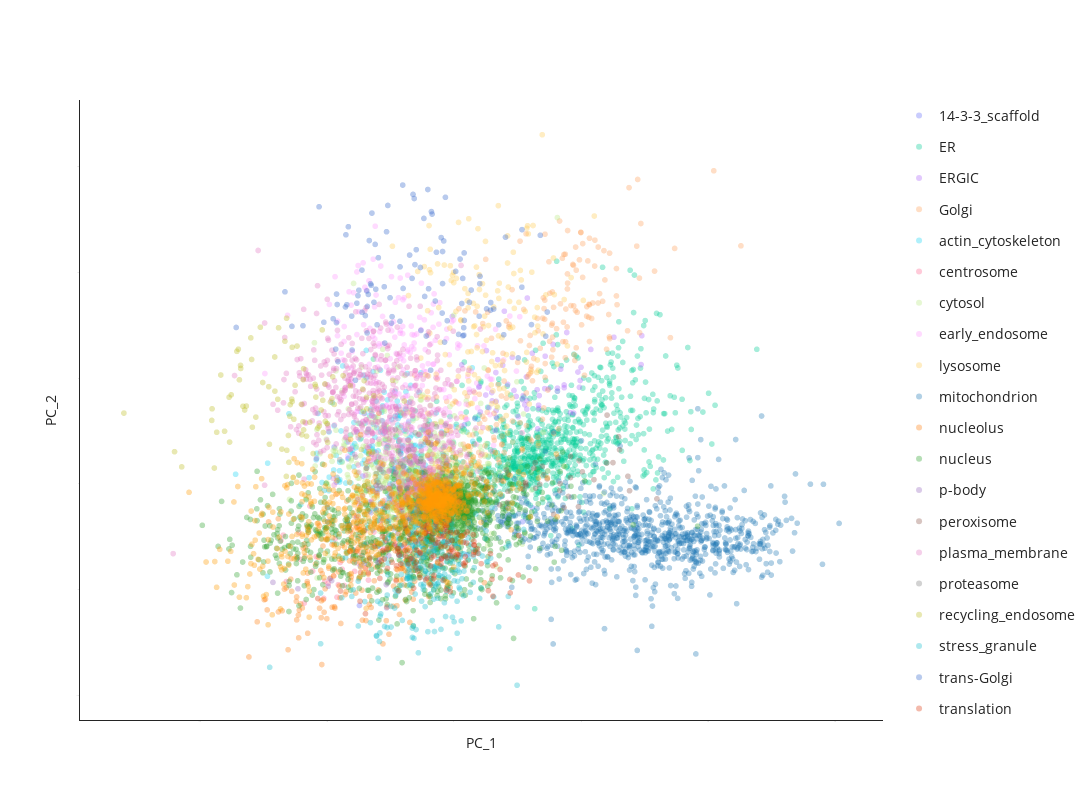

The code cell stored with this chart in its notebook:
### Code cell
# generate 2D PCA plot
label_to_color = "consensus_graph_annnotation"  # **choose which annotation column to highlight here** , other choices: cluster_annotation, Protein-level_consensus_annotation

fig = pu.interaction_umap(
    umap_table,
    node_name="Gene_name_canonical", 
    cluster=label_to_color, opacity=0.35, unlabelled_color="#D0D3D4", unlabelled_opacity=0.1,
    pointsize=6, x="PC_1", y="PC_2",
    categorical=True,
)
fig.update_layout(width=1200, height=800)

fig.show()

# save the figure as an html file
save_path = os.path.join("output")
save_name = f"{timestamp}_PCA_2Dview.html"
pio.write_html(fig, file=os.path.join(save_path, save_name), auto_open=False)

### Figure 1 — Plotly figure (JSON) as saved in the notebook; plotly's stock layout.template omitted (floating-point values rounded to 4 significant figures; data arrays with more than 128 entries replaced by an {"elided": "..."} marker saying what was removed)
{"data": [{"customdata": {"elided": "130x1 int values"}, "hovertemplate": "<b>%{hovertext}</b><br><br>consensus_graph_annnotation=14-3-3_scaffold<br>PC_1=%{x}<br>PC_2=%{y}<extra></extra>", "hovertext": {"elided": "130 str values"}, "legendgroup": "14-3-3_scaffold", "marker": {"color": "#636EFA", "opacity": 0.35, "size": 6, "symbol": "circle"}, "mode": "markers", "name": "14-3-3_scaffold", "showlegend": true, "type": "scattergl", "x": {"elided": "130 float values"}, "xaxis": "x", "y": {"elided": "130 float values"}, "yaxis": "y"}, {"customdata": {"elided": "750x1 int values"}, "hovertemplate": "<b>%{hovertext}</b><br><br>consensus_graph_annnotation=ER<br>PC_1=%{x}<br>PC_2=%{y}<extra></extra>", "hovertext": {"elided": "750 str values"}, "legendgroup": "ER", "marker": {"color": "#00CC96", "opacity": 0.35, "size": 6, "symbol": "circle"}, "mode": "markers", "name": "ER", "showlegend": true, "type": "scattergl", "x": {"elided": "750 float values"}, "xaxis": "x", "y": {"elided": "750 float values"}, "yaxis": "y"}, {"customdata": [[5141], [4808], [3029], [1983], [5688], [7569], [6800], [958], [512], [2998], [5705], [7596], [230], [3044], [7797], [3597], [5584], [6642], [3162], [4121], [8387], [5759], [282], [3837], [1754], [6281], [3827], [3648], [6708], [1747], [5712], [3519], [576], [4036], [3278], [1919], [4807], [4192], [1646], [3767], [2868], [666], [2299], [5218], [8011], [2511], [5383], [8481], [2617], [2501], [748], [2841], [6828], [2683], [4413]], "hovertemplate": "<b>%{hovertext}</b><br><br>consensus_graph_annnotation=ERGIC<br>PC_1=%{x}<br>PC_2=%{y}<extra></extra>", "hovertext": ["SCAP", "COPA", "GPR89B", "LMAN2", "YIF1B", "LMAN2L", "CHPT1", "COPZ1", "DESI2", "B4DSQ5[p]", "PIGG", "RAB3GAP2", "SREBF2", "ERGIC1", "RAB18", "SEC22B", "SAR1B", "MTMR14", "RAB3GAP1", "SEC24D", "TMED5", "SAR1A", "LMAN1", "RER1", "IER3IP1", "TMED4", "BET1", "SLC39A11", "MCFD2", "TRIM27", "RABL3", "COPB2", "TMED10", "SEC22B", "SEC31A", "ERP44", "COPB1", "SEC24A", "COPG2", "COPE", "YIPF5", "TMED9", "ERGIC3", "TMED1", "MTMR4", "RAB3B", "TMED2", "COPG1", "ARCN1", "LYSMD3", "EGFL7", "TRIM4", "SCFD1", "METTL9", "ARF4"], "legendgroup": "ERGIC", "marker": {"color": "#AB63FA", "opacity": 0.35, "size": 6, "symbol": "circle"}, "mode": "markers", "name": "ERGIC", "showlegend": true, "type": "scattergl", "x": [5.387, 1.656, 4.965, 2.449, 6.295, 4.075, 3.082, 1.252, 5.0, 4.336, 4.712, 1.277, 7.365, 4.202, 2.786, 4.58, 1.66, 0.3024, 1.983, 2.363, 2.867, 1.92, 1.662, 2.853, 2.114, 3.589, 4.439, 3.725, 3.34, 1.485, 2.725, 1.501, 1.625, 2.529, -0.06903, 3.295, 3.901, 1.377, 2.887, 3.356, 0.9998, 2.872, 4.338, 1.039, 3.33, 3.272, 0.9758, 1.72, 1.649, 4.938, 3.57, 7.393, 2.698, 4.879, 2.295], "xaxis": "x", "y": [6.369, 3.476, 4.9, 4.147, 6.946, 4.54, 6.187, 4.215, 5.524, 4.69, 3.36, 6.316, 5.654, 5.436, 3.754, 3.377, 3.916, 5.641, 8.179, 4.431, 3.551, 5.625, 3.172, 5.075, 4.716, 6.051, 7.171, 4.504, 3.586, 4.331, 4.186, 3.937, 2.542, 3.188, 7.927, 2.618, 6.606, 3.61, 8.8, 4.187, 4.63, 3.952, 4.558, 3.411, 3.733, 4.464, 4.582, 5.889, 5.278, 4.577, 4.517, 7.02, 3.989, 5.302, 5.995], "yaxis": "y"}, {"customdata": {"elided": "193x1 int values"}, "hovertemplate": "<b>%{hovertext}</b><br><br>consensus_graph_annnotation=Golgi<br>PC_1=%{x}<br>PC_2=%{y}<extra></extra>", "hovertext": {"elided": "193 str values"}, "legendgroup": "Golgi", "marker": {"color": "#FFA15A", "opacity": 0.35, "size": 6, "symbol": "circle"}, "mode": "markers", "name": "Golgi", "showlegend": true, "type": "scattergl", "x": {"elided": "193 float values"}, "xaxis": "x", "y": {"elided": "193 float values"}, "yaxis": "y"}, {"customdata": {"elided": "279x1 int values"}, "hovertemplate": "<b>%{hovertext}</b><br><br>consensus_graph_annnotation=actin_cytoskeleton<br>PC_1=%{x}<br>PC_2=%{y}<extra></extra>", "hovertext": {"elided": "279 str values"}, "legendgroup": "actin_cytoskeleton", "marker": {"color": "#19D3F3", "opacity": 0.35, "size": 6, "symbol": "circle"}, "mode": "markers", "name": "actin_cytoskeleton", "showlegend": true, "type": "scattergl", "x": {"elided": "279 float values"}, "xaxis": "x", "y": {"elided": "279 float values"}, "yaxis": "y"}, {"customdata": [[4197], [7022], [5846], [5861], [6604], [5687], [1325], [4698], [7292], [6543], [2725], [3168], [7168], [6500], [354], [3244], [1174], [6153], [7486], [6507], [6155], [8501], [2284], [10], [7175], [7320], [2440], [1302], [1148], [5493], [1805], [6418], [6850], [2147], [4142], [5908], [3831], [1381], [5540], [4204], [8342], [6773], [2771], [1318], [3657], [7409], [22], [6181], [6389], [2140]], "hovertemplate": "<b>%{hovertext}</b><br><br>consensus_graph_annnotation=centrosome<br>PC_1=%{x}<br>PC_2=%{y}<extra></extra>", "hovertext": ["PCNT", "TBC1D31", "CROCC", "CEP350", "CEP120", "ODF2", "MPHOSPH9", "CSNK1D", "AKAP9", "NIN", "BBS4", "PCM1", "CCDC138", "SPICE1", "CEP57", "PCM1", "ALMS1", "TPGS1", "CEP41", "CNTROB", "CEP128", "CCDC61", "CEP350", "CCP110", "CEP63", "CCDC77", "OFD1", "WRAP73", "MED4", "KIF7", "CEP78", "CEP97", "PIBF1", "CEP290", "CEP152", "CEP135", "CETN3", "CDK5RAP2", "C2CD3", "CEP43", "SSX2IP", "CEP192", "CEP131", "RNF213", "CCDC14", "CEP250", "CEP72", "CEP68", "MIB1", "CSPP1"], "legendgroup": "centrosome", "marker": {"color": "#FF6692", "opacity": 0.35, "size": 6, "symbol": "circle"}, "mode": "markers", "name": "centrosome", "showlegend": true, "type": "scattergl", "x": [-4.08, -4.731, -3.445, -5.125, -5.087, -3.829, -2.667, -0.8844, -4.48, -4.951, -6.048, -2.586, -3.202, -5.567, -6.599, -3.15, -5.893, -0.4956, -5.43, -3.913, -2.694, -6.721, -0.8361, -6.107, -1.692, -1.861, -3.502, -3.479, -2.3, -4.605, -4.17, -5.673, -4.674, -6.81, -3.531, -4.404, -2.766, -3.632, -1.988, -4.093, -4.11, -3.826, -3.813, -3.367, -4.324, -3.976, -2.104, -3.826, -3.321, -4.554], "xaxis": "x", "y": [-2.232, -4.341, -2.847, -5.403, -4.586, -3.201, -2.695, -2.97, -3.704, -4.692, -3.555, -1.555, -2.765, -4.111, -4.604, -2.264, -5.624, -1.602, -3.43, -4.124, -2.31, -2.412, 0.4894, -2.287, -2.437, -2.967, -2.187, -3.959, -2.794, -5.346, -2.072, -1.038, -2.577, -2.662, -2.19, -4.023, -3.067, -3.363, -3.327, -3.196, -1.948, -3.725, -1.478, -4.536, -4.793, -3.487, -3.06, -2.011, -0.8467, -4.754], "yaxis": "y"}, {"customdata": {"elided": "1836x1 int values"}, "hovertemplate": "<b>%{hovertext}</b><br><br>consensus_graph_annnotation=cytosol<br>PC_1=%{x}<br>PC_2=%{y}<extra></extra>", "hovertext": {"elided": "1836 str values"}, "legendgroup": "cytosol", "marker": {"color": "#B6E880", "opacity": 0.35, "size": 6, "symbol": "circle"}, "mode": "markers", "name": "cytosol", "showlegend": true, "type": "scattergl", "x": {"elided": "1836 float values"}, "xaxis": "x", "y": {"elided": "1836 float values"}, "yaxis": "y"}, {"customdata": {"elided": "223x1 int values"}, "hovertemplate": "<b>%{hovertext}</b><br><br>consensus_graph_annnotation=early_endosome<br>PC_1=%{x}<br>PC_2=%{y}<extra></extra>", "hovertext": {"elided": "223 str values"}, "legendgroup": "early_endosome", "marker": {"color": "#FF97FF", "opacity": 0.35, "size": 6, "symbol": "circle"}, "mode": "markers", "name": "early_endosome", "showlegend": true, "type": "scattergl", "x": {"elided": "223 float values"}, "xaxis": "x", "y": {"elided": "223 float values"}, "yaxis": "y"}, {"customdata": {"elided": "169x1 int values"}, "hovertemplate": "<b>%{hovertext}</b><br><br>consensus_graph_annnotation=lysosome<br>PC_1=%{x}<br>PC_2=%{y}<extra></extra>", "hovertext": {"elided": "169 str values"}, "legendgroup": "lysosome", "marker": {"color": "#FECB52", "opacity": 0.35, "size": 6, "symbol": "circle"}, "mode": "markers", "name": "lysosome", "showlegend": true, "type": "scattergl", "x": {"elided": "169 float values"}, "xaxis": "x", "y": {"elided": "169 float values"}, "yaxis": "y"}, {"customdata": {"elided": "864x1 int values"}, "hovertemplate": "<b>%{hovertext}</b><br><br>consensus_graph_annnotation=mitochondrion<br>PC_1=%{x}<br>PC_2=%{y}<extra></extra>", "hovertext": {"elided": "864 str values"}, "legendgroup": "mitochondrion", "marker": {"color": "#1F77B4", "opacity": 0.35, "size": 6, "symbol": "circle"}, "mode": "markers", "name": "mitochondrion", "showlegend": true, "type": "scattergl", "x": {"elided": "864 float values"}, "xaxis": "x", "y": {"elided": "864 float values"}, "yaxis": "y"}, {"customdata": {"elided": "209x1 int values"}, "hovertemplate": "<b>%{hovertext}</b><br><br>consensus_graph_annnotation=nucleolus<br>PC_1=%{x}<br>PC_2=%{y}<extra></extra>", "hovertext": {"elided": "209 str values"}, "legendgroup": "nucleolus", "marker": {"color": "#FF7F0E", "opacity": 0.35, "size": 6, "symbol": "circle"}, "mode": "markers", "name": "nucleolus", "showlegend": true, "type": "scattergl", "x": {"elided": "209 float values"}, "xaxis": "x", "y": {"elided": "209 float values"}, "yaxis": "y"}, {"customdata": {"elided": "1538x1 int values"}, "hovertemplate": "<b>%{hovertext}</b><br><br>consensus_graph_annnotation=nucleus<br>PC_1=%{x}<br>PC_2=%{y}<extra></extra>", "hovertext": {"elided": "1538 str values"}, "legendgroup": "nucleus", "marker": {"color": "#2CA02C", "opacity": 0.35, "size": 6, "symbol": "circle"}, "mode": "markers", "name": "nucleus", "showlegend": true, "type": "scattergl", "x": {"elided": "1538 float values"}, "xaxis": "x", "y": {"elided": "1538 float values"}, "yaxis": "y"}, {"customdata": [[8379], [7660], [1520], [219], [6036], [6495], [6493], [1268], [6129], [5829], [7064], [7446], [6651], [8432], [4933], [6297], [7814], [6391]], "hovertemplate": "<b>%{hovertext}</b><br><br>consensus_graph_annnotation=p-body<br>PC_1=%{x}<br>PC_2=%{y}<extra></extra>", "hovertext": ["LSM2", "YTHDC2", "LSM1", "EIF4ENIF1", "EDC4", "XRN1", "DCP1B", "LSM5", "Q6ZMY0[p]", "LSM14B", "EDC3", "LSM14B", "LSM14A", "MARF1", "LSM3", "PATL1", "DCP1A", "DCP2"], "legendgroup": "p-body", "marker": {"color": "#9467BD", "opacity": 0.35, "size": 6, "symbol": "circle"}, "mode": "markers", "name": "p-body", "showlegend": true, "type": "scattergl", "x": [-2.165, -2.652, -1.879, -4.817, -2.564, -6.142, -3.36, -2.947, -2.994, -2.623, -4.954, -7.127, -2.664, -2.093, -3.533, -3.277, -4.885, -3.017], "xaxis": "x", "y": [-3.37, -5.848, -0.7805, -4.563, -3.385, -4.948, -0.2378, -3.575, -3.707, -3.033, -4.829, -4.645, -4.75, 1.402, -3.742, -1.348, -4.468, -0.4117], "yaxis": "y"}, {"customdata": [[3836], [3713], [306], [1482], [7468], [6346], [5958], [4861], [1164], [4512], [5111], [174], [8189], [5972], [5503], [7253], [2180], [3930], [4509], [2947], [3917], [5567], [1483], [757], [3834], [932], [8473], [1991], [6163], [1081], [8225], [2751], [4574], [4578], [4030], [6315], [6915], [2004], [7852], [3780]], "hovertemplate": "<b>%{hovertext}</b><br><br>consensus_graph_annnotation=peroxisome<br>PC_1=%{x}<br>PC_2=%{y}<extra></extra>", "hovertext": ["ACOX3", "AGPS", "ACAA1", "PEX5", "PECR", "LONP2", "GSTK1", "PEX3", "PEX12", "PEX2", "EHHADH", "PEX26", "HACL1", "ECI2", "TYSND1", "PAFAH2", "ACBD5", "PEX1", "ABCD3", "B4DL07[p]", "SLC25A17", "DECR2", "HSD17B4", "ACOX1", "GNPAT", "FAR2", "PEX16", "SCP2", "ACAD11", "PEX6", "CROT", "FAR1", "ABCD1", "EPHX2", "PEX14", "TMEM135", "PEX13", "CAT", "PXMP2", "ACOT8"], "legendgroup": "peroxisome", "marker": {"color": "#8C564B", "opacity": 0.35, "size": 6, "symbol": "circle"}, "mode": "markers", "name": "peroxisome", "showlegend": true, "type": "scattergl", "x": [6.911, 1.876, 3.194, 1.799, 5.51, 4.901, 4.505, 4.587, 4.587, 4.161, 6.517, 4.332, 3.146, 4.176, 6.847, 2.062, 5.054, 3.378, 2.689, 3.218, 7.99, 4.927, 2.122, 2.839, 2.816, 6.011, 4.089, 1.277, 6.479, 0.6249, 3.923, 3.54, 2.113, 1.07, 2.145, 3.479, 6.026, 2.826, 3.666, 6.259], "xaxis": "x", "y": [-0.3127, 0.1729, 1.012, -0.9796, 0.2138, -1.066, -0.5834, 1.314, 0.3144, -0.3036, 1.63, -1.112, 0.7562, 0.02476, 0.3722, 0.673, 0.5819, -0.005937, -0.2265, -0.192, -0.6949, 1.112, -0.3391, -0.08191, 0.09307, 0.9967, 1.263, -0.1956, 2.246, 0.4512, -1.428, 0.4439, -0.8677, 0.2824, 0.4619, 0.8487, 3.266, 0.007821, 0.2449, 1.018], "yaxis": "y"}, {"customdata": {"elided": "653x1 int values"}, "hovertemplate": "<b>%{hovertext}</b><br><br>consensus_graph_annnotation=plasma_membrane<br>PC_1=%{x}<br>PC_2=%{y}<extra></extra>", "hovertext": {"elided": "653 str values"}, "legendgroup": "plasma_membrane", "marker": {"color": "#E377C2", "opacity": 0.35, "size": 6, "symbol": "circle"}, "mode": "markers", "name": "plasma_membrane", "showlegend": true, "type": "scattergl", "x": {"elided": "653 float values"}, "xaxis": "x", "y": {"elided": "653 float values"}, "yaxis": "y"}, {"customdata": [[4486], [1249], [5451], [649], [4485], [3356], [1264], [2438], [7128], [4906], [8070], [6621], [698], [5333], [7251], [1587], [4822], [5193], [8514], [8511], [8330], [5885], [4922], [5347], [6939], [2748], [1653], [594], [3553], [1654], [5078], [1418], [1965], [1655], [4508], [1470], [259], [263], [5836], [3723], [5597], [1686], [984], [4768], [2835], [6831], [1448], [7531], [1664], [4507], [5387], [6593], [4825], [4830], [5950], [3868], [8437], [1244], [1416], [5880], [5724], [8431], [5742], [5741], [1652], [879], [3035], [5957], [3883], [1624], [1625], [5615]], "hovertemplate": "<b>%{hovertext}</b><br><br>consensus_graph_annnotation=proteasome<br>PC_1=%{x}<br>PC_2=%{y}<extra></extra>", "hovertext": ["PSMA4", "PSMC6", "ADRM1", "RAD23A", "PSMA1", "PSMB7", "NUB1", "PSMC4", "NGLY1", "PSME3", "RNF181", "AFG2A", "PSMG3", "PSME4", "PSMD1", "PSMA5", "USP14", "PSMD2", "PSMC3", "PSMD8", "POMP", "ECPAS", "PSMC1", "PSMD6", "PSMG2", "PSMG1", "PSMA3", "PSME3IP1", "UBFD1", "PSMA6", "UBE3A", "PSME1", "PSMB3", "PSMB4", "PSMB5", "PSMD12", "PSMD13", "ZFAND5", "DDI2", "PSMD11", "PSMB1", "PSMD14", "TCP11L2", "PSMD7", "TCP11L1", "UBLCP1", "BAG1", "PITHD1", "PSMC2", "PSMB6", "UBE3C", "UBR7", "RAD23B", "PSMD4", "PSME3", "PSMD3", "RNF115", "PSME2", "PSMA7", "PSMD4", "PSMG4", "USP15", "UCHL5", "UCHL5", "PSMC3", "PSMA2", "UBQLN2", "ZFAND6", "TXNL1", "PSMC5", "PSMB2", "AKIRIN2"], "legendgroup": "proteasome", "marker": {"color": "#7F7F7F", "opacity": 0.35, "size": 6, "symbol": "circle"}, "mode": "markers", "name": "proteasome", "showlegend": true, "type": "scattergl", "x": [0.02357, -2.105, -2.926, -0.6435, -2.507, -2.99, -0.4118, -1.021, -0.5876, -3.073, -1.688, -1.173, -0.9291, -4.986, -0.8954, -1.803, -3.871, -2.775, -1.134, -0.6914, -1.267, -2.39, -0.4109, -2.547, -1.157, -2.609, -1.809, 0.08595, -0.6837, -1.316, 0.1937, -4.497, -2.301, -0.6416, -1.787, -0.4062, -2.306, -1.388, -1.532, -0.9409, -0.3482, -0.2131, -0.5475, -3.06, -1.418, -0.6859, -0.3796, -1.236, -2.912, -1.089, -1.724, -1.362, -1.528, -1.212, -1.865, -2.138, -1.994, -1.822, -1.292, -1.305, -0.4139, -1.518, -1.238, -0.4336, -1.413, -2.148, -2.721, -1.118, -1.134, -0.2929, -1.168, -1.117], "xaxis": "x", "y": [-0.4484, 0.9686, 0.7159, -1.282, -0.1939, 0.07696, -1.536, 1.972, -0.2704, -0.0527, -1.292, -2.578, -0.7493, -1.093, 1.874, -0.1604, 1.281, 0.5476, 1.981, 2.715, -1.038, -2.114, -0.121, -0.5631, -0.6576, -1.054, 0.229, -0.8369, -1.481, 1.079, -0.8355, 1.157, 0.5425, 2.023, 1.617, 1.375, 2.589, -0.6056, -1.433, 2.318, 2.79, -0.1053, -1.5, 0.5039, -1.139, -1.142, -2.563, -1.19, -0.06884, -0.584, -1.62, -1.349, 2.425, 0.002491, -0.2139, -0.2339, 0.846, -0.6416, -0.7491, 1.211, -1.049, -0.975, -0.8954, 0.9524, -1.331, -0.1914, -0.1865, -1.306, -0.6708, 0.9752, 0.5784, -1.453], "yaxis": "y"}, {"customdata": [[2023], [1704], [1809], [1853], [5635], [5020], [2276], [1700], [5725], [2404], [1687], [7407], [7680], [7357], [1670], [4978], [2322], [4987], [2203], [5740], [1786], [2035], [7514], [1814], [8183], [6354], [5162], [267], [7988], [257], [3777], [3787], [5500], [828], [3824], [3850], [196], [4560], [5103], [5520], [6907], [6926], [6210], [977], [2681], [8034], [6726], [5445], [3368], [5442], [3470], [8232], [640], [6497], [5242], [8345], [457], [444], [8110], [6446], [6652], [6435], [5408], [3133], [6377], [6460], [5551], [5217], [7074], [4654], [8496], [4701], [7092], [4695], [2593], [14], [2612], [7781], [6117], [6138], [2515], [5024], [64], [3995], [5786]], "hovertemplate": "<b>%{hovertext}</b><br><br>consensus_graph_annnotation=recycling_endosome<br>PC_1=%{x}<br>PC_2=%{y}<extra></extra>", "hovertext": ["ECE1", "RALGAPA1", "ATP13A3", "ARHGAP10", "ATP6V0A1", "LRP2", "STEAP3", "RAB11FIP5", "WDR44", "Q59FF5[p];A8CDT9[p]", "SERPINF1", "VAMP8", "PACC1", "CRACR2A", "SCAMP2", "SIRPA", "ABCB1", "CSNK1G2", "ARL13B", "COLEC12", "STX3", "A0A3B3ITR4[p]", "SEMA4C", "SMIM1", "LNPEP", "RALGAPB", "PTPRJ", "CEMIP2", "GFOD1", "NKIRAS2", "ITGB1BP1", "SCAMP3", "RALGAPA2", "SLC12A6", "SCAMP1", "STX7", "CDK16", "SFN", "LRP1", "GFOD2", "APBB2", "SCAMP4", "RAB11FIP2", "SYT1", "ATP6V0D1", "PODXL2", "ITFG1", "RAB11B", "ATP11A", "VAMP3", "VAMP2", "PACSIN3", "LDLR", "CMTM4", "RAB32", "ATP11B", "CERK", "MYADM", "MRC2", "CD302", "CCNY", "LMTK2", "NHERF2", "PODXL", "STX12", "SLC35F2", "ANO6", "ADAM9", "CMTM7", "SLC1A1", "CSNK1G3", "ADGRE5", "ABHD17A", "TRAPPC10", "BICD1", "GPRC5B", "MICALL1", "KIAA1549", "RAB11FIP1", "SLCO4C1", "A8K6Q8[p];B7Z2I6[p]", "ATP8B2", "FCGRT", "ATP9A", "SLC35F1"], "legendgroup": "recycling_endosome", "marker": {"color": "#BCBD22", "opacity": 0.35, "size": 6, "symbol": "circle"}, "mode": "markers", "name": "recycling_endosome", "showlegend": true, "type": "scattergl", "x": [-5.449, -8.241, -7.623, -6.58, -3.595, -9.181, -4.774, -6.499, -8.448, -11.0, -1.956, -6.445, -5.083, -5.934, -5.143, -7.267, -7.05, -4.974, -6.938, -7.53, -4.804, -10.72, -8.49, -8.403, -5.188, -6.464, -9.34, -9.524, -7.292, -7.799, -9.434, -3.538, -9.536, -6.591, -4.862, -4.715, -6.6, -12.99, -6.906, -5.805, -5.469, -5.303, -9.032, -6.656, -2.416, -5.229, -4.366, -3.647, -7.966, -3.443, -4.08, -5.362, -6.179, -6.369, -4.99, -8.548, -8.77, -3.57, -8.397, -5.437, -5.92, -8.853, -5.986, -6.371, -3.156, -5.545, -5.166, -6.304, -6.257, -5.675, -6.005, -7.056, -8.307, -7.998, -3.207, -6.387, -8.834, -7.939, -6.519, -5.944, -3.431, -8.175, -5.065, -5.921, -6.776], "xaxis": "x", "y": [4.614, 3.505, 7.421, 1.6, 4.493, 5.161, 5.074, 1.031, 4.933, 1.535, 3.93, 3.762, 4.739, 4.941, 2.441, 1.887, 4.397, 1.971, 4.014, 4.806, 4.039, 0.8169, 6.382, 5.616, 7.294, 3.21, 2.455, 3.562, 4.608, 3.17, 0.7622, 4.896, 3.014, 7.846, 3.88, 3.771, 0.3676, 3.36, 7.392, 2.269, 4.719, 2.751, 2.502, 6.757, 4.908, 3.506, 5.13, 1.638, 5.895, 4.109, 4.649, 2.653, 6.53, 6.472, 2.859, 6.28, 4.224, 3.448, 5.47, 4.117, 2.565, 4.11, 2.332, 3.901, 4.181, 1.448, 3.966, 3.068, 4.678, 2.925, 3.777, 6.013, 3.681, 6.917, 1.505, 4.024, 1.989, 2.693, 2.301, 2.949, 3.562, 3.692, 2.967, 5.46, 1.657], "yaxis": "y"}, {"customdata": {"elided": "252x1 int values"}, "hovertemplate": "<b>%{hovertext}</b><br><br>consensus_graph_annnotation=stress_granule<br>PC_1=%{x}<br>PC_2=%{y}<extra></extra>", "hovertext": {"elided": "252 str values"}, "legendgroup": "stress_granule", "marker": {"color": "#17BECF", "opacity": 0.35, "size": 6, "symbol": "circle"}, "mode": "markers", "name": "stress_granule", "showlegend": true, "type": "scattergl", "x": {"elided": "252 float values"}, "xaxis": "x", "y": {"elided": "252 float values"}, "yaxis": "y"}, {"customdata": [[8339], [558], [1620], [4], [5579], [7579], [1345], [531], [7459], [7452], [1224], [1630], [1027], [8422], [7495], [7866], [1130], [5071], [8447], [422], [7828], [7919], [7549], [416], [1556], [383], [7501], [771], [8465], [8324], [8280], [1403], [1778], [1239], [300], [2073], [6401], [2090], [2855], [4448], [3007], [2430], [6388], [3661], [4009], [4434], [2353], [2818], [3222], [7345], [6756], [4028], [3396], [5907], [6909], [3052], [2514], [6644], [2094], [3955], [2984], [4791], [6293], [3801], [4324], [7242], [7202], [6829], [2159], [7189], [6799], [7188], [3899], [3901], [4772], [2907], [6588], [3913], [2274], [6340], [3925], [4771], [6743], [6420], [6272], [2729], [6951], [5882], [5898], [2569], [5901], [2584], [5895], [2727], [3151], [5667], [7013], [5951], [6959], [3558], [4162], [3083], [6505], [4099], [2761], [1929]], "hovertemplate": "<b>%{hovertext}</b><br><br>consensus_graph_annnotation=trans-Golgi<br>PC_1=%{x}<br>PC_2=%{y}<extra></extra>", "hovertext": ["TRAPPC4", "ANGEL1", "OSBPL11", "TM9SF2", "MTMR9", "CYSTM1", "TRAPPC2L", "SPG21", "TMEM59", "OSBPL10", "SNAP47", "SH3GLB1", "TRAPPC8", "ATP6V0A2", "WDR11", "RAB6B", "SPRYD7", "ATP7A", "YIPF1", "WDFY1", "HINT3", "NDFIP2", "RAB33B", "ATG9A", "DTNBP1", "ACBD3", "PRKD2", "SYNGR2", "TRAPPC1", "MTMR6", "SNX7", "SLC12A7", "PSEN2", "ARFIP2", "TBC1D5", "LRBA", "TRAPPC5", "TGOLN2", "TRAPPC11", "OSBP", "LMBRD2", "TMEM87A", "RAB43", "C17orf75", "DNAJC13", "M6PR", "TRAPPC13", "GOLM1", "TVP23C", "SLC35A5", "BLOC1S5", "VAMP4", "MDK", "FAM91A1", "GLG1", "ARFIP1", "SV2A", "DAGLB", "MFSD4B", "STX10", "KCT2", "EFNA5", "TRAPPC6B", "RAB29", "TRAPPC2", "OSBPL9", "TRAPPC9", "TRAPPC12", "SLC9A6", "STX16", "RAB2B", "ANKRD27", "SPRY1", "TRAPPC3", "CLCN5", "SLC12A4", "ARFGAP1", "STX6", "TMEM63A", "TPRA1", "ATP9B", "CLCN3", "PI4K2B", "FAM219A", "PLEKHH3", "SYAP1", "TMEM230", "SNX30", "LRIG1", "YIPF6", "AP1AR", "SORT1", "FAM219B", "KIAA0319L", "ATP7B", "ATP8A1", "RAB39B", "NAPG", "VTI1A", "STX16", "SNX4", "SYNGR1", "FAM177A1", "CPD", "SNX8", "SLC20A2"], "legendgroup": "trans-Golgi", "marker": {"color": "#3366CC", "opacity": 0.35, "size": 6, "symbol": "circle"}, "mode": "markers", "name": "trans-Golgi", "showlegend": true, "type": "scattergl", "x": [-2.127, 3.612, 0.6785, 2.672, -1.03, -3.489, -4.159, -0.5056, 2.027, 1.444, -1.094, -1.651, -2.019, 0.4067, -0.8618, -0.9181, 0.1818, -2.746, -0.6908, -3.621, 4.072, -0.45, 3.671, -3.259, -0.451, 0.3831, 0.343, -4.011, -3.412, -1.185, -2.124, -4.219, 0.2395, 1.013, -2.656, -8.575, -3.779, -0.2669, -1.566, 3.05, -3.824, 2.677, -0.3728, -0.8881, -4.272, -2.004, -0.3384, 1.282, -2.518, 1.025, -3.335, -1.001, -4.568, -0.4025, 3.399, -1.155, -4.599, -1.485, -3.745, -3.079, 0.9934, -3.15, -5.122, 2.53, -2.726, 0.3052, -5.946, -2.605, -4.027, 0.8221, 1.437, -3.231, -6.654, -3.421, -1.746, -4.624, 1.761, -3.028, -4.758, -3.879, -3.623, -2.978, 0.06652, -1.321, -4.656, 1.96, 0.3522, -5.312, -1.613, -0.4664, -3.104, -4.627, -2.438, 0.3991, -1.537, -4.256, 0.6095, -1.303, -3.285, -2.462, -3.371, -0.7375, 1.563, 0.3887, -3.431, -6.38], "xaxis": "x", "y": [7.701, 6.997, 9.179, 9.313, 13.93, 7.97, 12.17, 11.66, 11.68, 8.587, 7.004, 9.731, 14.14, 7.741, 12.77, 5.391, 7.081, 9.334, 10.97, 8.128, 4.392, 11.0, 8.139, 9.402, 9.485, 7.399, 9.729, 6.342, 8.404, 12.57, 10.27, 8.485, 10.64, 9.479, 11.93, 7.409, 8.911, 7.728, 13.51, 7.545, 8.557, 12.04, 6.717, 12.89, 8.379, 9.254, 13.56, 8.288, 8.814, 9.827, 11.52, 9.24, 5.793, 11.5, 11.77, 8.874, 8.495, 11.09, 9.171, 9.217, 7.943, 8.598, 7.653, 5.969, 6.671, 8.542, 7.491, 13.18, 7.945, 3.099, 8.227, 12.82, 9.093, 7.148, 10.83, 8.988, 7.537, 7.537, 7.822, 4.91, 10.12, 10.71, 10.06, 10.25, 6.385, 7.065, 7.015, 13.12, 13.7, 8.089, 11.34, 7.638, 7.921, 10.93, 10.38, 11.79, 8.595, 7.267, 9.478, 7.615, 8.971, 8.659, 8.281, 7.046, 9.135, 7.46], "yaxis": "y"}, {"customdata": {"elided": "144x1 int values"}, "hovertemplate": "<b>%{hovertext}</b><br><br>consensus_graph_annnotation=translation<br>PC_1=%{x}<br>PC_2=%{y}<extra></extra>", "hovertext": {"elided": "144 str values"}, "legendgroup": "translation", "marker": {"color": "#DC3912", "opacity": 0.35, "size": 6, "symbol": "circle"}, "mode": "markers", "name": "translation", "showlegend": true, "type": "scattergl", "x": {"elided": "144 float values"}, "xaxis": "x", "y": {"elided": "144 float values"}, "yaxis": "y"}, {"customdata": {"elided": "875x1 int values"}, "hovertemplate": "<b>%{hovertext}</b><br><br>consensus_graph_annnotation=unclassified<br>PC_1=%{x}<br>PC_2=%{y}<extra></extra>", "hovertext": {"elided": "875 str values"}, "legendgroup": "unclassified", "marker": {"color": "#FF9900", "opacity": 0.35, "size": 6, "symbol": "circle"}, "mode": "markers", "name": "unclassified", "showlegend": true, "type": "scattergl", "x": {"elided": "875 float values"}, "xaxis": "x", "y": {"elided": "875 float values"}, "yaxis": "y"}], "layout": {"height": 800, "legend": {"font": {"size": 14}}, "width": 1200, "xaxis": {"showticklabels": true, "tickfont": {"size": 1}, "ticks": "", "title": {"text": "PC_1"}}, "yaxis": {"showticklabels": true, "tickfont": {"size": 1}, "ticks": "", "title": {"text": "PC_2"}}}}
